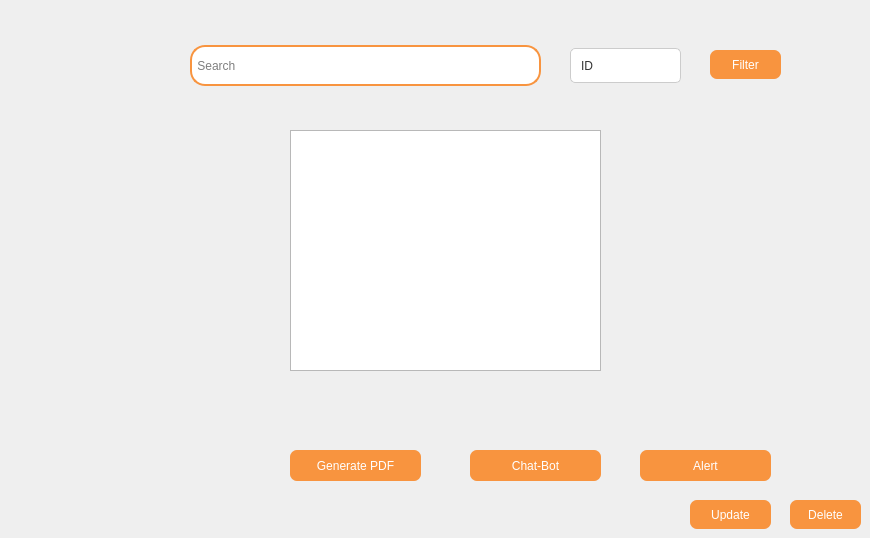
      <widget class="QWidget" name="tab_13">
       <property name="enabled">
        <bool>true</bool>
       </property>
       <attribute name="icon">
        <iconset resource="image.qrc">
         <normaloff>:/image/ressource/list.png</normaloff>:/image/ressource/list.png</iconset>
       </attribute>
       <attribute name="title">
        <string>List Of Workshop</string>
       </attribute>
       <widget class="QLineEdit" name="lineEdit_32">
        <property name="geometry">
         <rect>
          <x>190</x>
          <y>45</y>
          <width>351</width>
          <height>41</height>
         </rect>
        </property>
        <property name="styleSheet">
         <string notr="true">#lineEdit_32{
  border: 2px solid #F8943F;
  border-radius: 15px;
}</string>
        </property>
        <property name="placeholderText">
         <string> Search</string>
        </property>
       </widget>
       <widget class="QLabel" name="label_58">
        <property name="geometry">
         <rect>
          <x>500</x>
          <y>50</y>
          <width>31</width>
          <height>31</height>
         </rect>
        </property>
        <property name="text">
         <string/>
        </property>
        <property name="pixmap">
         <pixmap resource="image.qrc">:/image/ressource/rech.png</pixmap>
        </property>
        <property name="scaledContents">
         <bool>true</bool>
        </property>
       </widget>
       <widget class="QComboBox" name="comboBox_11">
        <property name="geometry">
         <rect>
          <x>570</x>
          <y>48</y>
          <width>111</width>
          <height>35</height>
         </rect>
        </property>
        <property name="styleSheet">
         <string notr="true">#comboBox_11 {
    background-color: white; 
    border: 1px solid #cccccc; 
    border-radius: 5px; 
    padding: 5px 10px; 
    font: 14px &quot;Arial&quot;; 
    color: #333333;
}

#comboBox_11::drop-down {
    subcontrol-origin: padding;
    subcontrol-position: top right;
    width: 20px;
    border-left: 1px solid #cccccc; /* Divider between text and arrow */
	border-left:none;
}

#comboBox_11::down-arrow {
    image: url(../../ressource/icon.png); /* Custom arrow icon */
    width: 10px;
    height: 10px;
	
}

#comboBox_11 QAbstractItemView {
    border: 1px solid #cccccc; /* Border for dropdown */
    background-color: #ffffff; /* White background for the list */
    selection-background-color: #0078d7; /* Blue background for selected item */
    selection-color: #ffffff; /* White text for selected item */
	
}</string>
        </property>
        <item>
         <property name="text">
          <string>ID</string>
         </property>
        </item>
        <item>
         <property name="text">
          <string>Adresse</string>
         </property>
        </item>
        <item>
         <property name="text">
          <string>Type Of Service</string>
         </property>
        </item>
       </widget>
       <widget class="QPushButton" name="pushButton_60">
        <property name="geometry">
         <rect>
          <x>710</x>
          <y>50</y>
          <width>71</width>
          <height>29</height>
         </rect>
        </property>
        <property name="styleSheet">
         <string notr="true">#pushButton_60{
padding: 8px 16px;
  background-color: #F8943F;
  color: white;
  border: none;
  border-radius: 7px;
}
#pushButton_60:hover{
background-color: #dd914f;}</string>
        </property>
        <property name="text">
         <string>Filter</string>
        </property>
       </widget>
       <widget class="QPushButton" name="pushButton_61">
        <property name="geometry">
         <rect>
          <x>470</x>
          <y>450</y>
          <width>131</width>
          <height>31</height>
         </rect>
        </property>
        <property name="styleSheet">
         <string notr="true">#pushButton_61
{
padding: 8px 16px;
  background-color: #F8943F;
  color: white;
  border: none;
  border-radius:7px;
}
#pushButton_61:hover{
background-color: #dd914f;}</string>
        </property>
        <property name="text">
         <string>Chat-Bot</string>
        </property>
       </widget>
       <widget class="QPushButton" name="pushButton_62">
        <property name="geometry">
         <rect>
          <x>290</x>
          <y>450</y>
          <width>131</width>
          <height>31</height>
         </rect>
        </property>
        <property name="styleSheet">
         <string notr="true">#pushButton_62
{
padding: 8px 16px;
  background-color: #F8943F;
  color: white;
  border: none;
  border-radius: 7px;
}
#pushButton_62:hover{
background-color: #dd914f;}</string>
        </property>
        <property name="text">
         <string>Generate PDF</string>
        </property>
       </widget>
       <widget class="QPushButton" name="pushButton_63">
        <property name="geometry">
         <rect>
          <x>690</x>
          <y>500</y>
          <width>81</width>
          <height>29</height>
         </rect>
        </property>
        <property name="styleSheet">
         <string notr="true">#pushButton_63
{
padding: 8px 16px;
  background-color: #F8943F;
  color: white;
  border: none;
  border-radius: 7px;
}
#pushButton_63:hover{
background-color: #dd914f;}</string>
        </property>
        <property name="text">
         <string>Update</string>
        </property>
       </widget>
       <widget class="QPushButton" name="pushButton_64">
        <property name="geometry">
         <rect>
          <x>790</x>
          <y>500</y>
          <width>71</width>
          <height>29</height>
         </rect>
        </property>
        <property name="styleSheet">
         <string notr="true">#pushButton_64
{
padding: 8px 16px;
  background-color: #F8943F;
  color: white;
  border: none;
  border-radius: 7px;
}
#pushButton_64:hover{
background-color: #dd914f;}</string>
        </property>
        <property name="text">
         <string>Delete</string>
        </property>
       </widget>
       <widget class="QPushButton" name="pushButton_65">
        <property name="geometry">
         <rect>
          <x>640</x>
          <y>450</y>
          <width>131</width>
          <height>31</height>
         </rect>
        </property>
        <property name="styleSheet">
         <string notr="true">#pushButton_65
{
padding: 8px 16px;
  background-color: #F8943F;
  color: white;
  border: none;
  border-radius:7px;
}
#pushButton_65:hover{
background-color: #dd914f;}</string>
        </property>
        <property name="text">
         <string>Alert</string>
        </property>
       </widget>
       <widget class="QTableView" name="tableView_3">
        <property name="geometry">
         <rect>
          <x>290</x>
          <y>130</y>
          <width>311</width>
          <height>241</height>
         </rect>
        </property>
       </widget>
      </widget>
